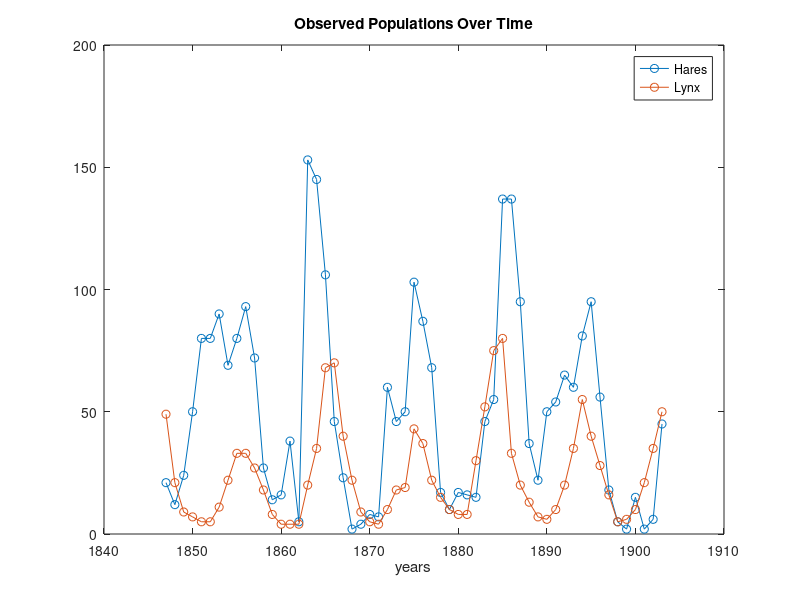

Write the MATLAB code that produced this figure. (Note: this script raises an error after producing the figure.)
%% Lotka-Volterra Model
% Authors:      Edited by C. Catlett & M. Watanabe
%               Original code from https://mjlaine.github.io/mcmcstat/ex/algaeex.html
% Date:         June 2020
%
% Descr:        Script to estimate parameters of the Lotka-Volterra system.
%               This script can be used to perform the Metropolis-Hastings
%               and DRAM MCMC methods. Specify 'mh' or 'dram' in lines 87
%               and 99.
%               Uses functions lotkaVolterrasys.m, lotkaVolterrafun.m,
%               lotkaVolterrass.m, and mcmcstat library
%
% Directions:   This script is meant to be run in full, ~15 min. User
%               specifications exist for DRAM vs Metropolis-Hastings and
%               naming the workspace.

%% Loading and plotting observed data

%clear model data params options
clear  
close all 
clc
addpath('mcmcstat'); % add mcmcstat library
tic;           % pair 2: tic
 

% Specify a unique file name to save work space at conclusion of the
% parameter estimation
filename = 'dram_LV_nopriors';

% SELECT DATA
% observed predator-prey data: d = 0
% simulated data:              d = 1
load HaresLynxData_AD.mat
% data = Mahafy;
data = Hudson_Bay;

% Plot original data
figure(1); clf
plot(data(:,1),data(:,2:end),'o-');
title('Observed Populations Over Time');
legend({'Hares', 'Lynx'},'Location','best');
xlabel('years');


%% Calculating model sum of squares
% This is the likelihood function

model.ssfun = @(theta, data) lotkaVolterrass(theta, data);

%% Defining intial parameters
% All parameters are constrained to be positive, uniformly distibuted.
truepar = [0.4807; 0.02482; 0.9272;  0.02756];% alpha, gamma, beta, delta 

% {'par1',initial, min, max, pri_mu, pri_sig, targetflag, localflag}
params = {
    {'alpha', 0.4, 0, 1}
    {'beta',  0.8, 0, 1}
    {'gamma', 0.018, 0, 1}
    {'delta', 0.023, 0, 1}
    };
%% Defining initial variance
% We assume having at least some prior information on the
% repeatability of the observation and assign rather non informational
% prior for the residual variances of the observed states. The default
% prior distribution is sigma2 ~ invchisq(S20,N0), the inverse chi
% squared distribution (see for example Gelman et al.). The predator and
% prey components have separate variances.

% Minimize L-V ODE to find best initial parameter values
[mse, minparams] = fitInitialParams(params, data);
model.sigma2 = mse;
params = minparams;

% Option to specify an informative prior function
% model.priorfun = @(theta, thetamu, thetasig) logprior(theta, thetamu, thetasig);

% Specify mean and var of prior distribution
model.S20 = [1];
model.N0 = [1];


%% Burn-in iterations
% First generate an burn-in initial chain.

options.nsimu = 1e4;
options.method = 'dram';
[results, chain, s2chain, ss2chain]= mcmcrun(model,data,params,options);

% plot burn-in chain
figure(1)
plot(chain(1:options.nsimu,:));
set(gca, 'FontSize', 20)
title('Burn-in Parameter Chain Values');
legend('alpha', 'beta', 'gamma', 'delta');
%% Running MCMC chain
% Then re-run starting from the results of the previous run,

options.nsimu = 5e5;
options.method = 'dram';
[results, chain, s2chain, ss2chain] =...
    mcmcrun(model,data,params,options,results);

% plot chain
figure(4)
plot(chain(1:options.nsimu,:));
set(gca, 'FontSize', 20)
title('Parameter Chain Values');
legend('alpha', 'beta', 'gamma', 'delta');
%% Plotting chain results, densities
% Chain plots should reveal that the chain has converged and we can
% use the results for estimation and predictive inference.

figure(2); clf
mcmcplot(chain,[],results,'pairs');
figure(3); clf
mcmcplot(chain,[],results,'denspanel',2);

%% Compute statistics for resultant parameters
% Function |chainstats| calculates mean ans std from the chain and
% estimates the Monte Carlo error of the estimates. Number |tau| is
% the integrated autocorrelation time and |geweke| is a simple test
% for a null hypothesis that the chain has converged.

% chainstats
% cs = chainstats(chain,results);
% pName = {'alpha'; 'beta'; 'gamma'; 'delta'};
% mean = cs(:,1);
% std = cs(:,2);
% MC_err = cs(:,3);
% tau = cs(:,4);
% geweke = cs(:,5);
% T = table(pName, mean, std, MC_err, tau, geweke);
% writetable(T, strcat(filename, 'chainstats.txt'))
% 
% % Find the optimal parameters
% ind = find(ss2chain == min(ss2chain));
% ind = ind(1);
% fitParams = chain(ind,:); %Fitted parameter values


%% Plotting prediction vs. data

% In order to use the |mcmcpred| function we need
% function |modelfun| with input arguments given as
% |modelfun(xdata,theta)|. We construct this as an anonymous function.
modelfun = @(d,th) lotkaVolterrafun(d(:,1),th,d(:,2:3));

% We sample 500 parameter realizations from |chain| and |s2chain|
% and calculate the predictive plots.

nsample = 500;
out = mcmcpred(results,chain,s2chain,data,modelfun,nsample);

% plot predator-prey predictions w/95% confidence interval
figure(5); clf
mcmcpredplot(out);
set(gca, 'FontSize', 20)
% add the 'y' observations to the plot
hold on
for i=1:2
  subplot(2,1,i)
  hold on
  scatter(data(:,1),data(:,i+1), 30, 'b', 'filled', 'o');
  set(gca, 'FontSize', 20)
  ylabel('');
  hold off
end
xlabel('year');
hold on
subplot(2,1,1)
title('Predicted Hare Population')
subplot(2,1,2)
title('Predicted Lynx Population')
%% Evaluation of Parameterization using mean squared error
meanparams = results.theta;
csvwrite('DRAMpar.csv', meanparams); 

[mse_prey mse_pred] = LVmse(meanparams, data);


options=odeset('RelTol',1e-12,'AbsTol',1e-12);
tspan = [data(1,1): data(end,1)];
y0=data(1,2:3);
[t,sol] = ode45(@(t,y) lotkaVolterrasys(t, y, meanparams), tspan, y0,...
    options);




for i=1:2
  subplot(2,1,i)
  hold on
  plot(data(:,1),data(:,i+1),'s');
  hold on
  plot(t, sol(:,i));
  set(gca, 'FontSize', 20)
  xlabel('year');
  ylabel('population'); %title(titles{i});
end

hold on
subplot(2,1,1)
title('Mean prediction for Hare population')
subplot(2,1,2)
title('Mean prediction for Lynx population')

%============PLOT THE ERROR
predmod = lotkaVolterrafun(data(:,1), meanparams, data(:,2:end));

y_error = predmod - data(:,2:3); %use matrix subtraction to get error
error_norm = vecnorm(y_error'); %take columnwise norm

figure(20) %Plot norm of the error over time
plot(data(:,1), error_norm(1,:), 'b', 'Linewidth', 2);
ylabel('Error Norm');
xlabel('Time');
title('Norm of Error Over Time');
set(gca, 'fontsize', 20)
% 

%% Save workspace variables
%save(filename);

tEnd = toc;      % pair 2: toc
csvwrite('DRAM_time.csv', tEnd); 









